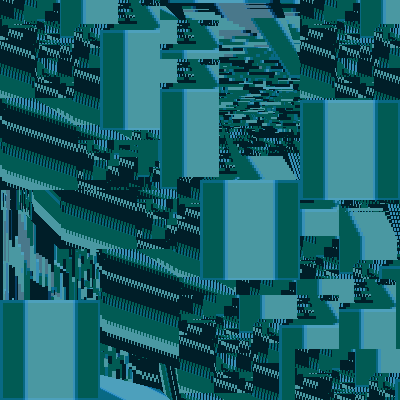
Frame 1 (no input)
Frame 60 (the mouse pressed at the canvas centre just before this capture): identical to frame 1, image omitted
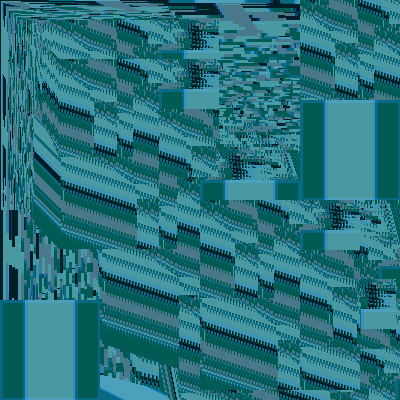
Frame 120 (the mouse held since frame 60 and released just before this capture)

The Processing sketch that drew these frames (run headless with seeded random() and noise(); from frame 60 on, the mouse is pressed at the canvas centre):

// Processing sketch: processing_167225
// ── processing_167225.pde



void setup() {
  size(400,400);
  noCursor();
}

void draw () {
//  translate(50,-50);
  
  background(0,30,40);
  stroke(20,130,220,90);
  strokeWeight(5);
  fill(5,250,200,70);
  rect(150,150,100,100);
  fill(155,220,250,120);
  rect(175,50,50,300);
  PImage q = get(150,150,100,100);
  for (int i = 0; i < 60; i++) {
    PImage x = get(100,150,160,190);
    set(i,20,x);
    set(i,i,x);
    set(300,0,x);
    set(i+120,i*3,x);
    set(i*3,i+120,x);
    set(i+220,i*4,x);
    set(i*4,i+220,x);
    set(i+120,i*5,x);
    set(i*5,i+290,x);
    set(i+420,i*4,x);
    set(i*4,i+390,x);
    set(i*2,i+350,q);
    set(300,100,q);
    set(200,180,q);
    set(mouseX,mouseY,x);
  }
  set(0,300,q);

}
